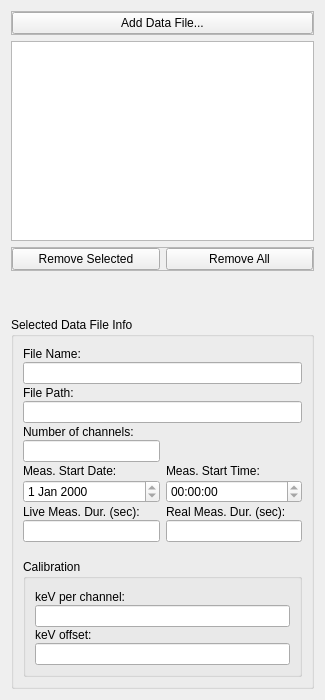
          <widget class="QWidget" name="page_open_files">
           <property name="geometry">
            <rect>
             <x>0</x>
             <y>0</y>
             <width>325</width>
             <height>700</height>
            </rect>
           </property>
           <attribute name="label">
            <string>Open Data Files</string>
           </attribute>
           <layout class="QVBoxLayout" name="verticalLayout_3">
            <item>
             <widget class="QFrame" name="frame_15">
              <property name="frameShape">
               <enum>QFrame::StyledPanel</enum>
              </property>
              <property name="frameShadow">
               <enum>QFrame::Raised</enum>
              </property>
              <layout class="QHBoxLayout" name="horizontalLayout_14">
               <property name="leftMargin">
                <number>0</number>
               </property>
               <property name="topMargin">
                <number>0</number>
               </property>
               <property name="rightMargin">
                <number>0</number>
               </property>
               <property name="bottomMargin">
                <number>0</number>
               </property>
               <item>
                <widget class="QPushButton" name="button_add_data_file">
                 <property name="text">
                  <string>Add Data File...</string>
                 </property>
                </widget>
               </item>
              </layout>
             </widget>
            </item>
            <item>
             <widget class="QListWidget" name="list_open_data_files">
              <property name="sizePolicy">
               <sizepolicy hsizetype="Preferred" vsizetype="Fixed">
                <horstretch>0</horstretch>
                <verstretch>0</verstretch>
               </sizepolicy>
              </property>
              <property name="minimumSize">
               <size>
                <width>8</width>
                <height>200</height>
               </size>
              </property>
              <property name="sizeIncrement">
               <size>
                <width>18</width>
                <height>0</height>
               </size>
              </property>
              <property name="baseSize">
               <size>
                <width>8</width>
                <height>11</height>
               </size>
              </property>
              <property name="mouseTracking">
               <bool>true</bool>
              </property>
              <property name="statusTip">
               <string extracomment="dsfdsfdfsfdsfdsffss"/>
              </property>
              <property name="viewMode">
               <enum>QListView::ListMode</enum>
              </property>
              <property name="selectionRectVisible">
               <bool>true</bool>
              </property>
             </widget>
            </item>
            <item>
             <widget class="QFrame" name="frame_16">
              <property name="frameShape">
               <enum>QFrame::StyledPanel</enum>
              </property>
              <property name="frameShadow">
               <enum>QFrame::Raised</enum>
              </property>
              <layout class="QHBoxLayout" name="horizontalLayout_15">
               <property name="leftMargin">
                <number>0</number>
               </property>
               <property name="topMargin">
                <number>0</number>
               </property>
               <property name="rightMargin">
                <number>0</number>
               </property>
               <property name="bottomMargin">
                <number>0</number>
               </property>
               <item>
                <widget class="QPushButton" name="button_remove_selected_data_file">
                 <property name="text">
                  <string>Remove Selected</string>
                 </property>
                </widget>
               </item>
               <item>
                <widget class="QPushButton" name="button_remove_all_data_files">
                 <property name="text">
                  <string>Remove All</string>
                 </property>
                </widget>
               </item>
              </layout>
             </widget>
            </item>
            <item>
             <spacer name="verticalSpacer">
              <property name="orientation">
               <enum>Qt::Vertical</enum>
              </property>
              <property name="sizeType">
               <enum>QSizePolicy::Expanding</enum>
              </property>
              <property name="sizeHint" stdset="0">
               <size>
                <width>20</width>
                <height>40</height>
               </size>
              </property>
             </spacer>
            </item>
            <item>
             <widget class="QGroupBox" name="groupBox_file_info">
              <property name="sizePolicy">
               <sizepolicy hsizetype="Preferred" vsizetype="Preferred">
                <horstretch>0</horstretch>
                <verstretch>1</verstretch>
               </sizepolicy>
              </property>
              <property name="title">
               <string>Selected Data File Info</string>
              </property>
              <property name="flat">
               <bool>false</bool>
              </property>
              <property name="checkable">
               <bool>false</bool>
              </property>
              <layout class="QGridLayout" name="gridLayout_2">
               <property name="verticalSpacing">
                <number>1</number>
               </property>
               <item row="12" column="0" colspan="2">
                <widget class="QLabel" name="label_17">
                 <property name="text">
                  <string/>
                 </property>
                </widget>
               </item>
               <item row="9" column="0">
                <widget class="QDateEdit" name="dateEdit_data_collected">
                 <property name="sizePolicy">
                  <sizepolicy hsizetype="Minimum" vsizetype="Fixed">
                   <horstretch>1</horstretch>
                   <verstretch>0</verstretch>
                  </sizepolicy>
                 </property>
                 <property name="readOnly">
                  <bool>true</bool>
                 </property>
                </widget>
               </item>
               <item row="11" column="0">
                <widget class="QLineEdit" name="lineEdit_MeasDurationLive">
                 <property name="sizePolicy">
                  <sizepolicy hsizetype="Expanding" vsizetype="Fixed">
                   <horstretch>1</horstretch>
                   <verstretch>0</verstretch>
                  </sizepolicy>
                 </property>
                 <property name="inputMethodHints">
                  <set>Qt::ImhDigitsOnly</set>
                 </property>
                 <property name="readOnly">
                  <bool>true</bool>
                 </property>
                </widget>
               </item>
               <item row="4" column="0" colspan="2">
                <widget class="QLineEdit" name="lineEdit_data_file_path">
                 <property name="sizePolicy">
                  <sizepolicy hsizetype="Expanding" vsizetype="Fixed">
                   <horstretch>1</horstretch>
                   <verstretch>0</verstretch>
                  </sizepolicy>
                 </property>
                 <property name="maximumSize">
                  <size>
                   <width>16777215</width>
                   <height>16777210</height>
                  </size>
                 </property>
                 <property name="readOnly">
                  <bool>true</bool>
                 </property>
                </widget>
               </item>
               <item row="8" column="1">
                <widget class="QLabel" name="label_12">
                 <property name="sizePolicy">
                  <sizepolicy hsizetype="Preferred" vsizetype="Preferred">
                   <horstretch>1</horstretch>
                   <verstretch>0</verstretch>
                  </sizepolicy>
                 </property>
                 <property name="text">
                  <string>Meas. Start Time:</string>
                 </property>
                </widget>
               </item>
               <item row="2" column="0" colspan="2">
                <widget class="QLineEdit" name="lineEdit_data_file_name">
                 <property name="sizePolicy">
                  <sizepolicy hsizetype="Expanding" vsizetype="Fixed">
                   <horstretch>1</horstretch>
                   <verstretch>0</verstretch>
                  </sizepolicy>
                 </property>
                 <property name="maximumSize">
                  <size>
                   <width>16777215</width>
                   <height>16777210</height>
                  </size>
                 </property>
                 <property name="readOnly">
                  <bool>true</bool>
                 </property>
                </widget>
               </item>
               <item row="8" column="0">
                <widget class="QLabel" name="label_11">
                 <property name="sizePolicy">
                  <sizepolicy hsizetype="Preferred" vsizetype="Preferred">
                   <horstretch>1</horstretch>
                   <verstretch>0</verstretch>
                  </sizepolicy>
                 </property>
                 <property name="text">
                  <string>Meas. Start Date:</string>
                 </property>
                 <property name="margin">
                  <number>0</number>
                 </property>
                </widget>
               </item>
               <item row="3" column="0">
                <widget class="QLabel" name="label_20">
                 <property name="sizePolicy">
                  <sizepolicy hsizetype="Preferred" vsizetype="Preferred">
                   <horstretch>1</horstretch>
                   <verstretch>0</verstretch>
                  </sizepolicy>
                 </property>
                 <property name="text">
                  <string>File Path:</string>
                 </property>
                </widget>
               </item>
               <item row="6" column="0">
                <widget class="QLabel" name="label_9">
                 <property name="sizePolicy">
                  <sizepolicy hsizetype="Preferred" vsizetype="Preferred">
                   <horstretch>1</horstretch>
                   <verstretch>0</verstretch>
                  </sizepolicy>
                 </property>
                 <property name="text">
                  <string>Number of channels:</string>
                 </property>
                </widget>
               </item>
               <item row="9" column="1">
                <widget class="QTimeEdit" name="timeEdit_data_collected">
                 <property name="readOnly">
                  <bool>true</bool>
                 </property>
                 <property name="displayFormat">
                  <string>HH:mm:ss</string>
                 </property>
                </widget>
               </item>
               <item row="10" column="0">
                <widget class="QLabel" name="label_13">
                 <property name="sizePolicy">
                  <sizepolicy hsizetype="Preferred" vsizetype="Preferred">
                   <horstretch>1</horstretch>
                   <verstretch>0</verstretch>
                  </sizepolicy>
                 </property>
                 <property name="text">
                  <string>Live Meas. Dur. (sec):</string>
                 </property>
                </widget>
               </item>
               <item row="13" column="0" colspan="2">
                <widget class="QGroupBox" name="groupBox">
                 <property name="title">
                  <string>Calibration</string>
                 </property>
                 <layout class="QVBoxLayout" name="verticalLayout_11">
                  <property name="spacing">
                   <number>1</number>
                  </property>
                  <property name="topMargin">
                   <number>11</number>
                  </property>
                  <item>
                   <widget class="QLabel" name="label_15">
                    <property name="sizePolicy">
                     <sizepolicy hsizetype="Preferred" vsizetype="Preferred">
                      <horstretch>1</horstretch>
                      <verstretch>0</verstretch>
                     </sizepolicy>
                    </property>
                    <property name="text">
                     <string>keV per channel:</string>
                    </property>
                   </widget>
                  </item>
                  <item>
                   <widget class="QLineEdit" name="lineEdit_data_calibration_slop">
                    <property name="sizePolicy">
                     <sizepolicy hsizetype="Expanding" vsizetype="Fixed">
                      <horstretch>0</horstretch>
                      <verstretch>0</verstretch>
                     </sizepolicy>
                    </property>
                    <property name="inputMethodHints">
                     <set>Qt::ImhNone</set>
                    </property>
                    <property name="readOnly">
                     <bool>true</bool>
                    </property>
                   </widget>
                  </item>
                  <item>
                   <widget class="QLabel" name="label_21">
                    <property name="sizePolicy">
                     <sizepolicy hsizetype="Preferred" vsizetype="Preferred">
                      <horstretch>1</horstretch>
                      <verstretch>0</verstretch>
                     </sizepolicy>
                    </property>
                    <property name="text">
                     <string>keV offset:</string>
                    </property>
                   </widget>
                  </item>
                  <item>
                   <widget class="QLineEdit" name="lineEdit_data_calibration_offset">
                    <property name="sizePolicy">
                     <sizepolicy hsizetype="Expanding" vsizetype="Fixed">
                      <horstretch>0</horstretch>
                      <verstretch>0</verstretch>
                     </sizepolicy>
                    </property>
                    <property name="inputMethodHints">
                     <set>Qt::ImhNone</set>
                    </property>
                    <property name="readOnly">
                     <bool>true</bool>
                    </property>
                   </widget>
                  </item>
                 </layout>
                </widget>
               </item>
               <item row="10" column="1">
                <widget class="QLabel" name="label_14">
                 <property name="sizePolicy">
                  <sizepolicy hsizetype="Preferred" vsizetype="Preferred">
                   <horstretch>1</horstretch>
                   <verstretch>0</verstretch>
                  </sizepolicy>
                 </property>
                 <property name="text">
                  <string>Real Meas. Dur. (sec):</string>
                 </property>
                </widget>
               </item>
               <item row="7" column="0">
                <widget class="QLineEdit" name="lineEdit_data_numOfChannels">
                 <property name="sizePolicy">
                  <sizepolicy hsizetype="Expanding" vsizetype="Fixed">
                   <horstretch>1</horstretch>
                   <verstretch>0</verstretch>
                  </sizepolicy>
                 </property>
                 <property name="inputMethodHints">
                  <set>Qt::ImhDigitsOnly</set>
                 </property>
                 <property name="readOnly">
                  <bool>true</bool>
                 </property>
                </widget>
               </item>
               <item row="1" column="0" colspan="2">
                <widget class="QLabel" name="label_10">
                 <property name="sizePolicy">
                  <sizepolicy hsizetype="Preferred" vsizetype="Preferred">
                   <horstretch>1</horstretch>
                   <verstretch>0</verstretch>
                  </sizepolicy>
                 </property>
                 <property name="text">
                  <string>File Name:</string>
                 </property>
                </widget>
               </item>
               <item row="11" column="1">
                <widget class="QLineEdit" name="lineEdit_MeasDurationReal">
                 <property name="sizePolicy">
                  <sizepolicy hsizetype="Expanding" vsizetype="Fixed">
                   <horstretch>1</horstretch>
                   <verstretch>0</verstretch>
                  </sizepolicy>
                 </property>
                 <property name="inputMethodHints">
                  <set>Qt::ImhDigitsOnly</set>
                 </property>
                 <property name="readOnly">
                  <bool>true</bool>
                 </property>
                </widget>
               </item>
              </layout>
             </widget>
            </item>
           </layout>
          </widget>
